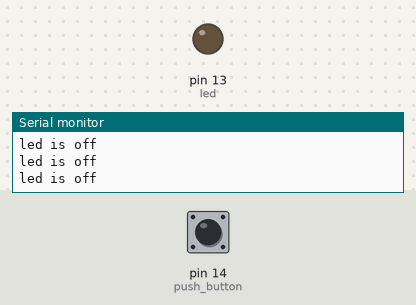
A sketch run on a simulated Arduino Uno, built with avr-gcc and run on an emulated ATmega328P. Shown: output pins drawn as LEDs (lit = HIGH), the last lines printed to the serial monitor. The inputs (shaded band) are chosen by the test bench; at power-on: pin 14 (push_button) LOW.

Above: at 1.2 s.
1.3 s: pin 14 (push_button) pulled HIGH for 0.15 s
At 1.38 s:
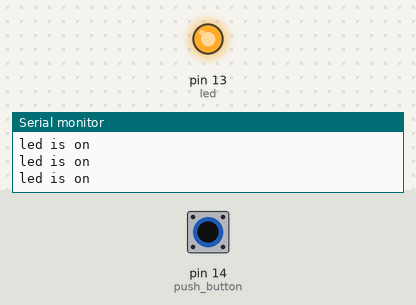
2.9 s: pin 14 (push_button) pulled HIGH for 3.2 s
At 7.1 s:
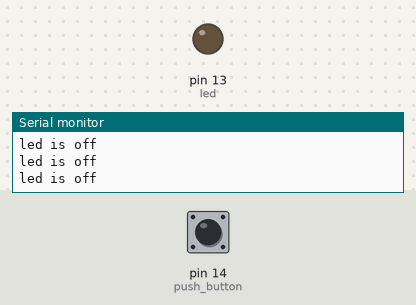
Timing chart, 0 to 8.6 s (numbered marks = the images above; inputs shaded):
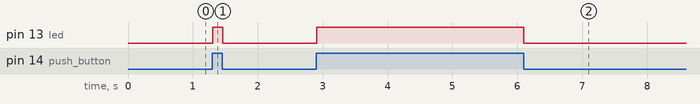

The sketch:

Practica-12.ino
```cpp
int led=13;
int push_button=14;
void setup(){
  Serial.begin(115200);
  pinMode(led, OUTPUT);
  pinMode(push_button,INPUT);
}
void loop(){
 int state= digitalRead(push_button);
 if(state==HIGH)
 {
   digitalWrite(led,HIGH);
   Serial.println("led is on");
   delay(10);
 }
 else
 {
   digitalWrite(led, LOW);
   Serial.println("led is off");
   delay(10);
 }
}
```

Measured:
- after the input at 1.3 s, pin 13 (led): LOW → HIGH at once, → LOW 0.15 s later
- after the input at 2.9 s, pin 13 (led): LOW → HIGH at once, → LOW 3.2 s later
